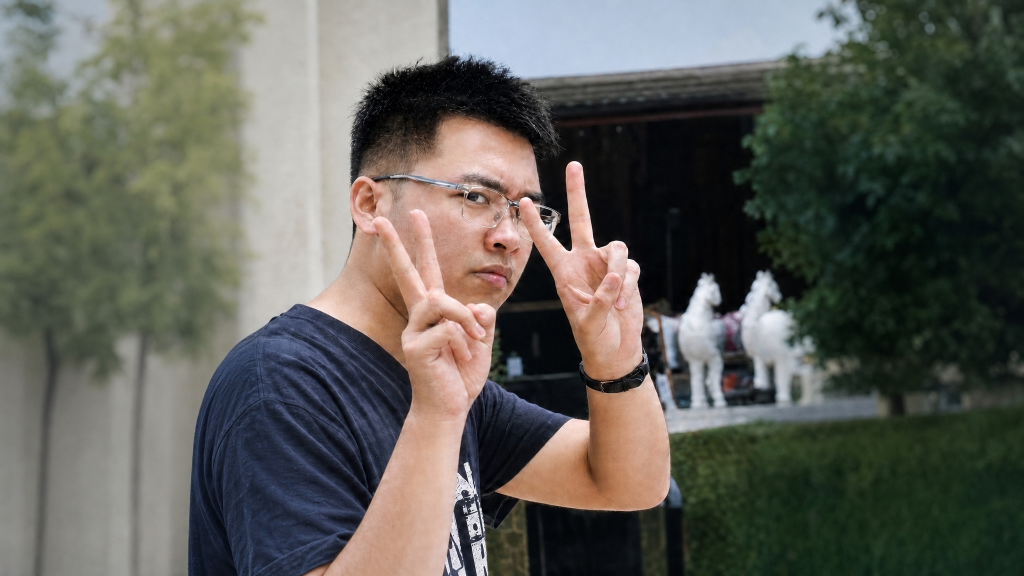
#> input picture assets_src/avatar_src.jpg, 2048 x 1152 px, found by its file name (shown at 1/2 size)
$ python face_crop.py
#> lines starting #> are read from the running program, lines starting #| are printed output that depends on the picture
import cv2, os, json, sys
p = r"C:\Users\LOPES\.dsh\dsh_orb\portfolio_site\assets_src\avatar_src.jpg"
img = cv2.imread(p)
#> img is the input picture: shape (1152, 2048, 3); mean B, G, R 88.1, 94.7, 94.9
h, w = img.shape[:2]
#> h = 1152; w = 2048
gray = cv2.cvtColor(img, cv2.COLOR_BGR2GRAY)
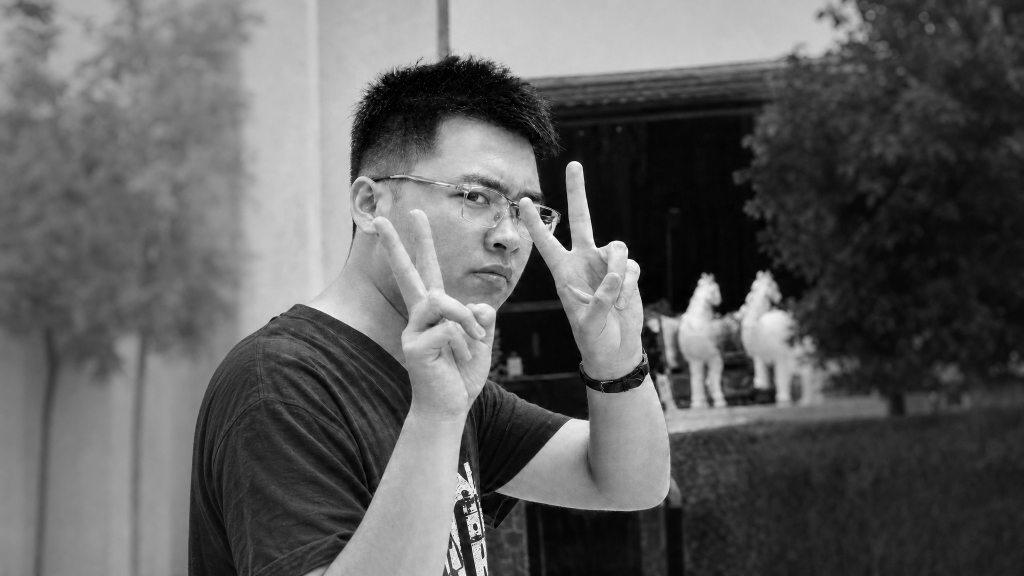
#> gray: shape (1152, 2048) (shown at 1/2 size); min 0, max 255, mean 94
cas = cv2.CascadeClassifier(cv2.data.haarcascades + "haarcascade_frontalface_default.xml")
faces = cas.detectMultiScale(gray, 1.08, 5, minSize=(80,80))
#> faces = [[745, 236, 399, 399]]
print("image", w, h, "faces", len(faces))
#| image 2048 1152 faces 1
if len(faces):
    f = max(faces, key=lambda a: a[2]*a[3])
#> f = [745, 236, 399, 399]
    x,y,fw,fh = [int(v) for v in f]
#> x = 745; y = 236; fw = 399; fh = 399
    print("face", x,y,fw,fh)
#| face 745 236 399 399
    cx = x + fw//2
#> cx = 944
    cy = y + fh//2
#> cy = 435
    side = int(fh * 2.35)
#> side = 937
    side = min(side, w, h)
    left = cx - side//2
#> left = 476
    top  = cy - int(side*0.46)
#> top = 4
    left = max(0, min(left, w-side))
    top  = max(0, min(top, h-side))
    print("crop", side, left, top)
#| crop 937 476 4
    crop = img[top:top+side, left:left+side]
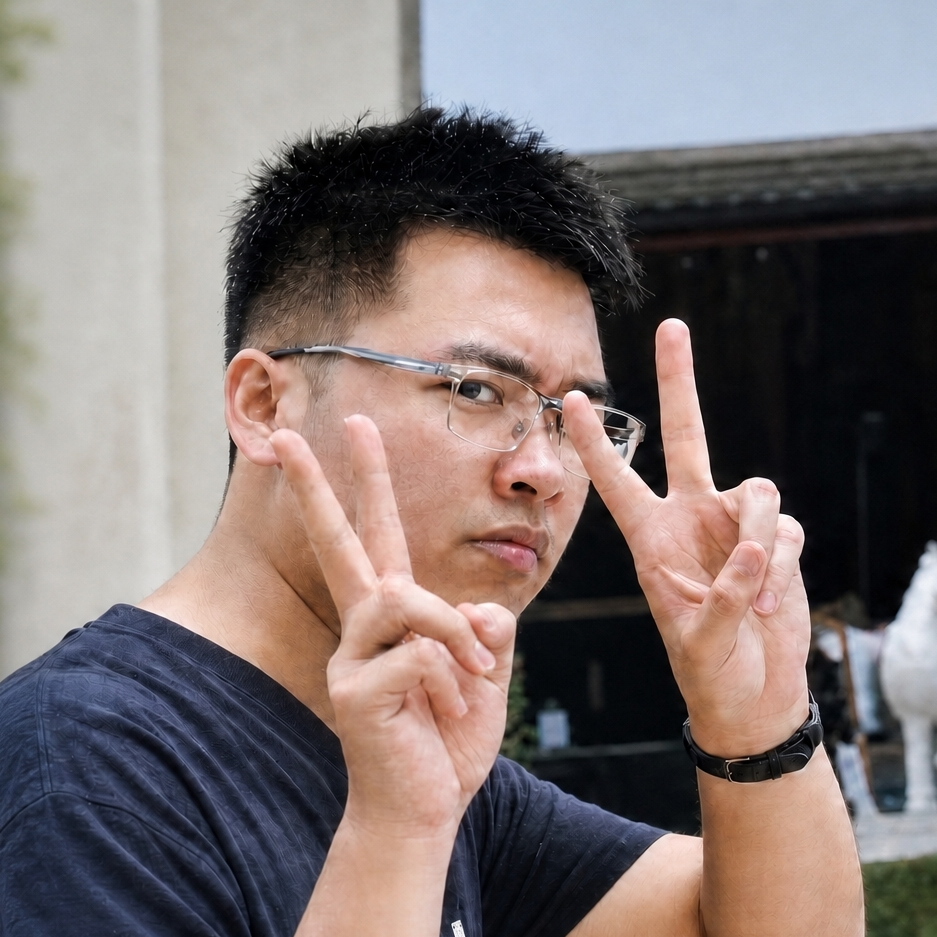
#> crop: shape (937, 937, 3); mean B, G, R 114.6, 116.1, 127.1
    out = cv2.resize(crop, (512,512), interpolation=cv2.INTER_LANCZOS4)
    dst = r"C:\Users\LOPES\.dsh\dsh_orb\portfolio_site\assets_src\avatar_512.jpg"
    cv2.imwrite(dst, out, [int(cv2.IMWRITE_JPEG_QUALITY), 86])
    print("saved", os.path.getsize(dst), "bytes")
else:
    print("NO FACE")
